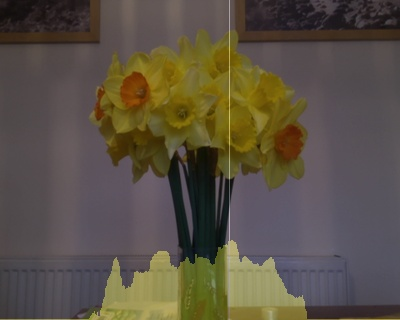
#> input picture images/Daffodils.jpg, 400 x 320 px, given in place of the camera
$ python 3-add_line.py
#> lines starting #> are read from the running program, lines starting #| are printed output that depends on the picture; after the words box and inside, x2 and y2 are one past the last pixel; in counts of white or black regions, pixels touching at a corner belong together
import numpy as np
import cv2
import time
import os


# This system command loads the right drivers for the Raspberry Pi camera
os.system('sudo modprobe bcm2835-v4l2')

w=480
h=320

# This identifies the device and sets up the camera
my_camera = cv2.VideoCapture(0)
# The next two lines set the dimensions of the image to w*h pixels
my_camera.set(3,w)
my_camera.set(4,h)
# A short pause to allow the camera to warm up
time.sleep(2)

# A 'read' from the camera returns two things, a success indicator and the image
success, image = my_camera.read()
#> image is the input picture: shape (320, 400, 3); mean B, G, R 68, 81.2, 90.1
# Is the image the right way up? If not, flip it. Try changing the -1 to 0 or 1.
image = cv2.flip(image,-1)
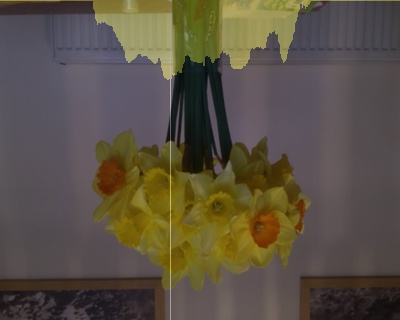
#> image: shape (320, 400, 3); mean B, G, R 68, 81.2, 90.1
cv2.imshow('View',image)
cv2.waitKey(0)
# We could apply a blur to remove noise
image = cv2.GaussianBlur(image,(5,5),0)

# change the colour space to HSV
image_HSV = cv2.cvtColor(image,cv2.COLOR_BGR2HSV)
#> image_HSV: shape (320, 400, 3); mean H, S, V 94.1, 73.5, 92.1
# define the range of hues to detect
lower_pink = np.array([160,50,50])
upper_pink = np.array([175,255,255])
# create a mask that identifies the pixels in the range of hues
mask = cv2.inRange(image_HSV,lower_pink,upper_pink)
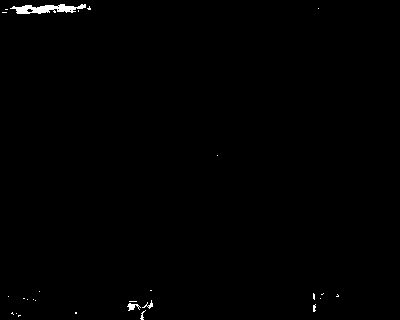
#> mask: shape (320, 400); 0.49% white; 27 white regions (23 under 20 px), largest, box (x1, y1, x2, y2) and area: (10, 4, 86, 14) 435, (127, 303, 141, 311) 54, (142, 300, 153, 309) 33, (140, 310, 146, 320) 21
# Blur to remove noise
mask = cv2.GaussianBlur(mask,(5,5),0)
cv2.imshow('View',mask)
cv2.waitKey(0)
# mask is a matrix of 0s and 255s, with 255 for pixels that were in the range
# We can count the number of 255s in each column as follows
# LRarray is a list of numbers, one for each column, containing the sum of
# entries in that column divided by 255
# (change axis to 1 to sum over rows instead)
LRarray = np.sum(mask,axis=0)/255
#> LRarray = 400 values, max 9.12 at index 314, min 0 at index 93, mean 1.58
max_x_intensity = 0
max_x_coordinate = 0
for i in range(w):
#> (the run stopped early here; a loop or call above may not have finished)
